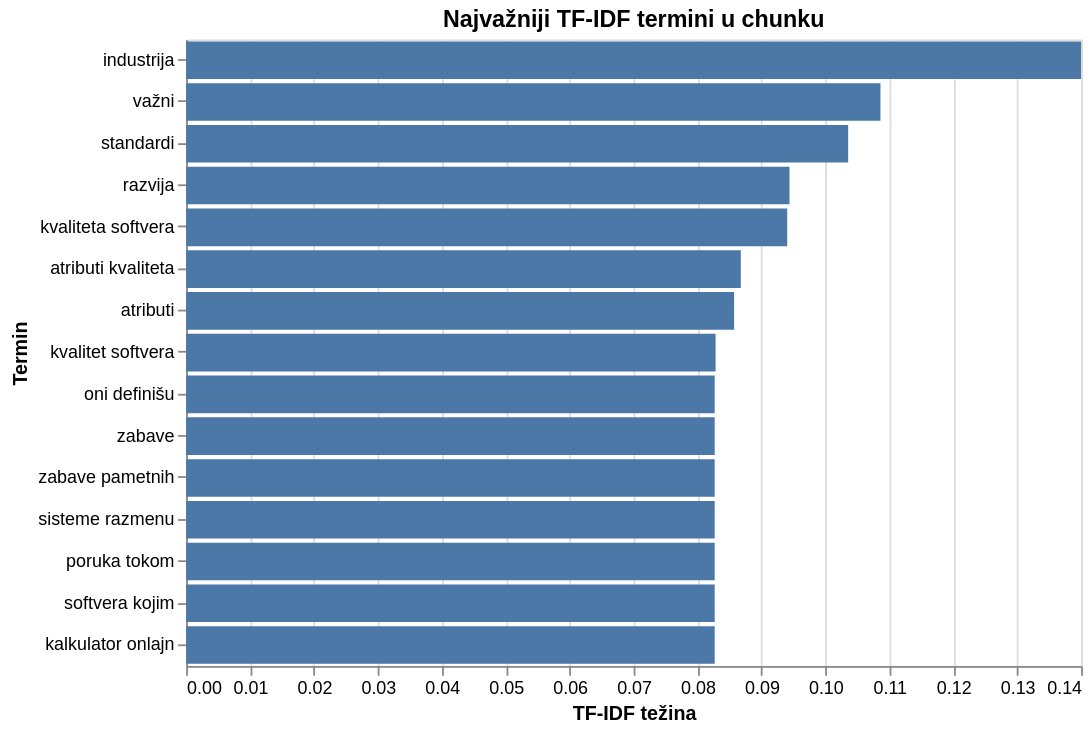

Write notebook code for a chart like this one.
### Code cell
import altair as alt

alt.Chart(tfidf_terms_df).mark_bar().encode(
    x=alt.X(
        "tfidf:Q",
        title="TF-IDF težina"
    ),
    y=alt.Y(
        "term:N",
        sort="-x",
        title="Termin"
    ),
    tooltip=["term", "tfidf"]
).properties(
    title="Najvažniji TF-IDF termini u chunku",
    width=500,
    height=350
)

### Figure 1 — Vega-Lite specification as saved in the notebook (floating-point values rounded to 4 significant figures)
{"config": {"view": {"continuousWidth": 300, "continuousHeight": 300}}, "data": {"name": "data-60a0e2c0f06e9ab82b12d0315e98a63d"}, "mark": {"type": "bar"}, "encoding": {"tooltip": [{"field": "term", "type": "nominal"}, {"field": "tfidf", "type": "quantitative"}], "x": {"field": "tfidf", "title": "TF-IDF težina", "type": "quantitative"}, "y": {"field": "term", "sort": "-x", "title": "Termin", "type": "nominal"}}, "height": 350, "title": "Najvažniji TF-IDF termini u chunku", "width": 500, "$schema": "https://vega.github.io/schema/vega-lite/v5.17.0.json", "datasets": {"data-60a0e2c0f06e9ab82b12d0315e98a63d": [{"term": "industrija", "tfidf": 0.14}, {"term": "važni", "tfidf": 0.1086}, {"term": "standardi", "tfidf": 0.1036}, {"term": "razvija", "tfidf": 0.09438}, {"term": "kvaliteta softvera", "tfidf": 0.09402}, {"term": "atributi kvaliteta", "tfidf": 0.08676}, {"term": "atributi", "tfidf": 0.08571}, {"term": "kvalitet softvera", "tfidf": 0.08281}, {"term": "oni definišu", "tfidf": 0.08268}, {"term": "zabave", "tfidf": 0.08268}, {"term": "zabave pametnih", "tfidf": 0.08268}, {"term": "sisteme razmenu", "tfidf": 0.08268}, {"term": "poruka tokom", "tfidf": 0.08268}, {"term": "softvera kojim", "tfidf": 0.08268}, {"term": "kalkulator onlajn", "tfidf": 0.08268}]}}
